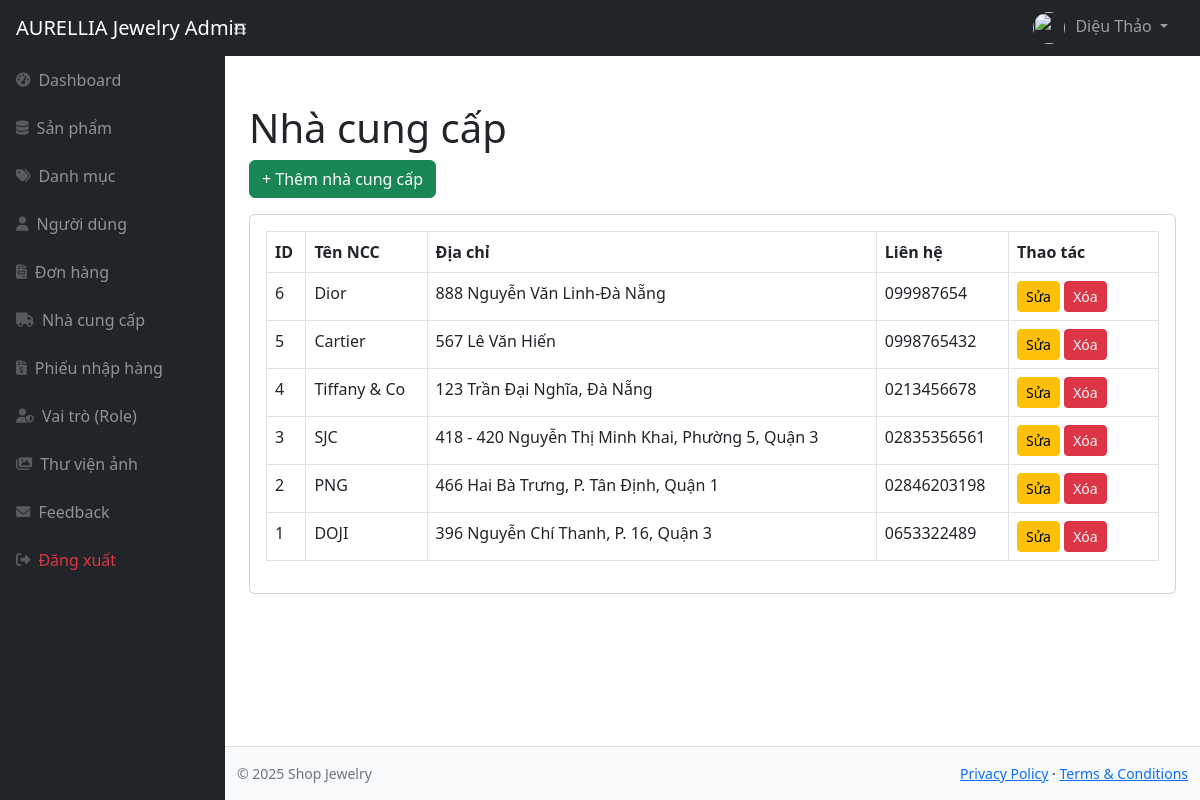
Page /admin/index.php?act=supplier (signed in) on the committed database.
### tables this page shows
CREATE TABLE `supplier` (
  `id` int(11) NOT NULL,
  `name` varchar(255) DEFAULT NULL,
  `address` varchar(255) DEFAULT NULL,
  `contact` varchar(255) DEFAULT NULL,
  `isDeleted` tinyint(1) DEFAULT 0
);

### admin/controllers/SupplierController.php (called while the page is built, shortened)
<?php
require "models/SupplierModel.php";
class SupplierController {
    private $model;
    function __construct($db) {
        $this->model = new SupplierModel($db);
    }
    function index() {
        $suppliers = $this->model->getAll();
        include "layouts/main.php";
    }
}

### admin/models/SupplierModel.php (called while the page is built, shortened)
<?php
class SupplierModel {
    private $conn;
    function __construct($db) {
        $this->conn = $db;
    }
    function getAll() {
        $sql = "SELECT * FROM supplier WHERE isDeleted = 0 ORDER BY id DESC";
        return $this->conn->query($sql);
    }
}

### admin/views/supplier/list.php (the view)
<h1 class="mt-4">Nhà cung cấp</h1>
<a href="index.php?act=supplier-create" class="btn btn-success mb-3">+ Thêm nhà cung cấp</a>
<div class="card mb-4">
    <div class="card-body">
        <table class="table table-bordered">
            <thead>
                <tr>
                    <th>ID</th>
                    <th>Tên NCC</th>
                    <th>Địa chỉ</th>
                    <th>Liên hệ</th>
                    <th width="150">Thao tác</th>
                </tr>
            </thead>
            <tbody>
                <?php foreach($suppliers as $s): ?>
                <tr>
                    <td><?= $s["id"] ?></td>
                    <td><?= $s["name"] ?></td>
                    <td><?= $s["address"] ?></td>
                    <td><?= $s["contact"] ?></td>
                    <td>
                        <a href="index.php?act=supplier-edit&id=<?= $s['id'] ?>" class="btn btn-sm btn-warning">Sửa</a>
                        <a href="index.php?act=supplier-delete&id=<?= $s['id'] ?>" class="btn btn-sm btn-danger" onclick="return confirm('Xóa?')">Xóa</a>
                    </td>
                </tr>
                <?php endforeach ?>
            </tbody>
        </table>
    </div>
</div>

### rows in the picture
supplier: id "6", name "Dior", address "888 Nguyễn Văn Linh-Đà Nẵng", contact "099987654"
supplier: id "5", name "Cartier", address "567 Lê Văn Hiến", contact "0998765432"
supplier: id "4", name "Tiffany & Co", address "123 Trần Đại Nghĩa, Đà Nẵng", contact "0213456678"
supplier: id "3", name "SJC", address "418 - 420 Nguyễn Thị Minh Khai, Phường 5, Quận 3", contact "02835356561"
supplier: id "2", name "PNG", address "466 Hai Bà Trưng, P. Tân Định, Quận 1", contact "02846203198"
supplier: id "1", name "DOJI", address "396 Nguyễn Chí Thanh, P. 16, Quận 3", contact "0653322489"

### other values in the picture
$adminName "Diệu Thảo"
